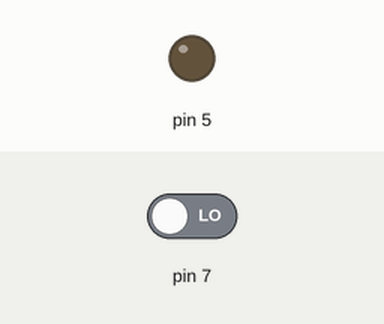
Recording of a sketch running on a simulated Arduino Uno, built with avr-gcc and run on an emulated ATmega328P. On the bench: output pins drawn as LEDs (lit = HIGH). The test bench sets the inputs (shaded band); at power-on: pin 7 LOW.

Above: at 1.2 s.
1.3 s: pin 7 driven HIGH
At 2.0 s:
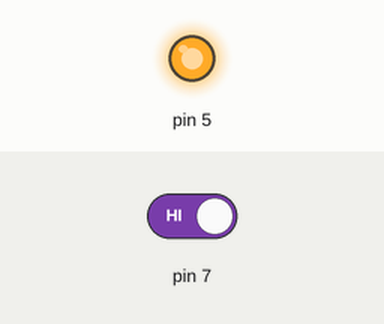
2.8 s: pin 7 driven LOW
At 3.1 s:
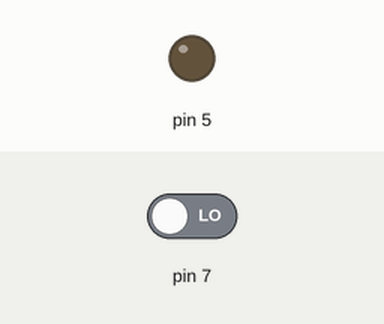
Timing chart, 0 to 5.8 s (numbered marks = the images above; inputs shaded):
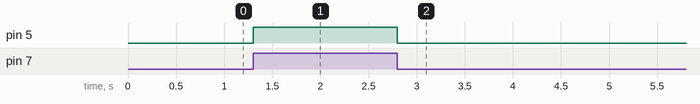

Measured:
- after the input at 1.3 s, pin 5: LOW → HIGH at once
- after the input at 2.8 s, pin 5: HIGH → LOW at once

The sketch:

buttonTest.ino
```cpp
void setup() {
  // put your setup code here, to run once:
  pinMode(5,OUTPUT);
  pinMode(7,INPUT);
}

void loop() {
  // put your main code here, to run repeatedly:
  digitalWrite(5,digitalRead(7));
  if (digitalRead(7)){
    Serial.println("asdf");
  }
}
```
